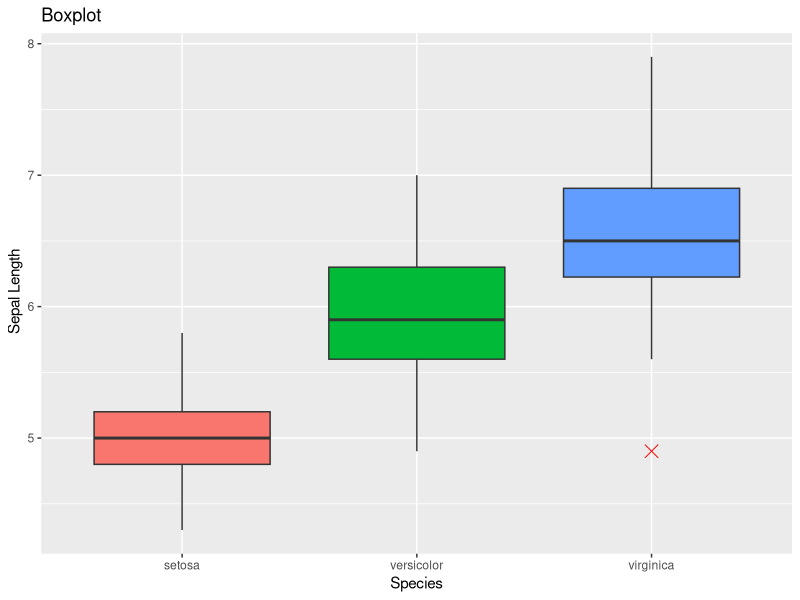
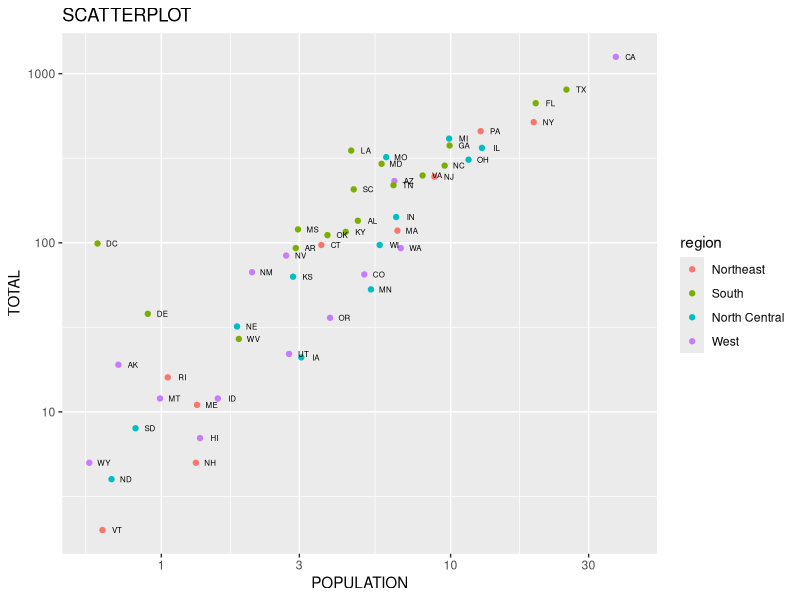

These charts were generated, in order, by the following R code:
data<- read.csv("Expt 1- Dataset_3_pollutant_csv.csv")
m= mean(data$Temp[data$Month==6])
cat("\n\n Mean of temperature when month is 6 : ",m)
n= nrow(data)
cat("\n\n No.of obeservations : ",n)
print(tail(data,2))
oz<- data$Ozone[47]
cat("\n \n Ozone in 47th row :",oz)
ms<-sum(is.na(data$Ozone))
cat("\n\n No. of missng values in Ozone : ",ms)
mn1<- mean(data$Ozone,na.rm = TRUE)
cat("\n\n Mean of ozone column excluding missing values : ",mn1)
ms1<- mean(data$Solar.R[data$Ozone>31 & data$Temp>90],na.rm = TRUE)
cat("\n\n The mean of solar, when ozane values are above 31 and temp values are above 90 : ",ms1)
max<- max(data[data$Month==5,1],na.rm = TRUE)
cat("\n\n The max ozone value in month of may : ",max)




#case study 2 - hair eye color data set----
data2<- read.csv("Expt1-Datset_2_hair_eye_color_csv.csv")
bec<- sum(data2$Eye.Color=="Brown")
cat("\n\n The people having brown eye color are : ",bec)
bhc<- sum(data2$Hair.Color=="Blonde")
cat("\n\n The people having blonde hair color are : ",bhc)
bhc<- sum(data2$Hair.Color=="Blonde")
bbc<- sum(data2$Eye.Color=="Black" & data2$Hair.Color=="Brown")
cat("\n\n  People having brown hair and black eyes :  ", bbc)
ge<- (sum(data2$Eye.Color=="Green")/ nrow(data2))*100
cat("\n\n The percentage of people with Green eyes is ",ge,"%")
rbc<- (sum(data2$Hair.Color=="Red" & data2$Eye.Color=="Blue")/ nrow(data2))*100
cat("\n\n Percentage of people have red hair and Blue eyes is ",rbc,"%")


#case study 3 germination data set ----
data3<- read.csv("Expt1_ Dataset3_germination_csv.csv")
avg<- mean(data3$germinated[data3$Box=="Uncovered" & data3$water_amt==4])
cat("\n\n The average number of seeds germinated for the uncovered boxes with level of watering equal to 4 : ",avg)
med<- median(data3$germinated[data3$Box=="Covered"])
cat("\n\n The median value for the data covered boxes : ", med)


#boxplot - library ggplot 2----
library(ggplot2)
p=ggplot(iris,aes(Sepal.Length,Species,fill=Species)) + geom_boxplot(outlier.color ="red",outlier.shape =4,outlier.size = 4)+theme(legend.position = "none")+coord_flip()+ labs(y = "Species",x = " Sepal Length", title = "Boxplot")
print(p)


#scaterplot ----
library(dslabs)
p1=ggplot(murders,aes(population/10^6,total,label=abb))+geom_point(aes(col= region))+scale_x_log10()+scale_y_log10()+geom_text(size = 2,nudge_x = 0.05)+ labs(x= "POPULATION", y = "TOTAL", title = "SCATTERPLOT")
print(p1)
